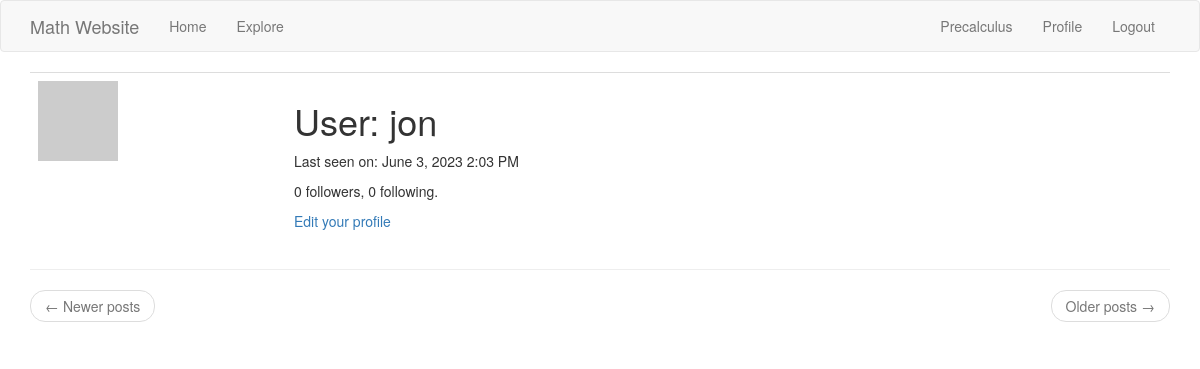
The app's page /user/jon (signed in), older data.
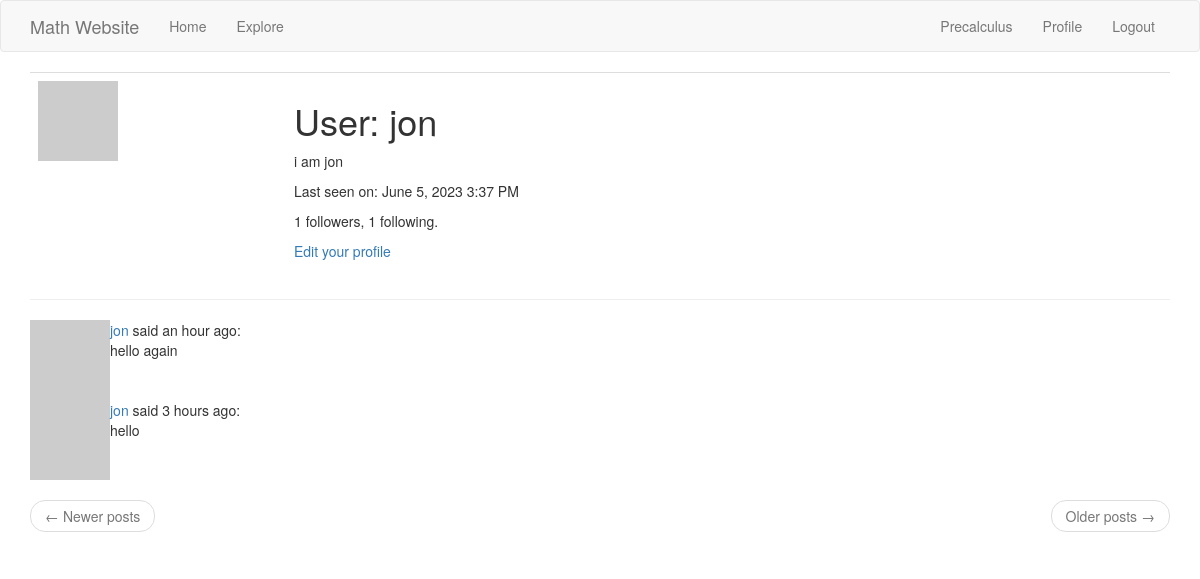
The same page, newer data.
### app/models.py (models this page shows, shortened)
class User(UserMixin, db.Model):
    id = db.Column(db.Integer, primary_key=True)
    username = db.Column(db.String(64), index=True, unique=True)
    email = db.Column(db.String(120), index=True, unique=True)
    password_hash = db.Column(db.String(128))
    posts = db.relationship('Post', backref='author', lazy='dynamic')
    about_me = db.Column(db.String(140))
    last_seen = db.Column(db.DateTime, default=datetime.utcnow)
    followed = db.relationship(
        'User', secondary=followers,
        primaryjoin=(followers.c.follower_id == id),
        secondaryjoin=(followers.c.followed_id == id),
        backref=db.backref('followers', lazy='dynamic'), lazy='dynamic')
    def avatar(self, size):
        digest = md5(self.email.lower().encode('utf-8')).hexdigest()
        return 'https://www.gravatar.com/avatar/{}?d=identicon&s={}'.format(
            digest, size)
    '''The self user on the left-hand side follows the value of the
"user" variable---the user whom our self user wishes to follow---in the append,
remove, and is_following method arguments on the right-hand side, as in the
following example:

user1.followed.append(user2)

where user1 is the self user and user2 is the value of the "user" variable
serving as the append argument.
'''
    def follow(self, user):
        '''The self parameter references the self user, while the "user"
    variable references the user self user wishes to follow.'''
        if not self.is_following(user):
            self.followed.append(user)
    def is_following(self, user):
        '''The is_following function queries the database to check if the self
    user, contained in the "self" parameter, is following the user contained
    in the "user" variable.'''
        return self.followed.filter(
            followers.c.followed_id == user.id).count() > 0

class Post(db.Model):
    id = db.Column(db.Integer, primary_key=True)
    body = db.Column(db.String(140))
    timestamp = db.Column(db.DateTime, index=True, default=datetime.utcnow)
    user_id = db.Column(db.Integer, db.ForeignKey('user.id'))
    language = db.Column(db.String(5))

### app/main/routes.py (the view)
@bp.route('/user/<username>')
@login_required
def user(username):
    user = User.query.filter_by(username=username).first_or_404()
    '''If the username exists, it will be unique and thus, the first to be
encountered in a query to the database. If the username does not exist, then
an 404 exception is raised. The user variable now points to the User model and
all of its field values for the user holding this specific username. We use
this to coordinate post entries through our _post.html file so that they may
render on the webpage.'''
    page = request.args.get('page', 1, type=int)
    '''This request.args.get() call takes in the parsed contents of a URL
query string, which is the part of the URL after the question mark in the
following formated URL

<scheme>://<netloc>/<path>;<params>?<query>#<fragment>

The parsed contents of the query string are keys in a Python dictionary. The
value of this "page" key corresponds to the same object on which a limit of
posts per view has been set in our config.py file under the "POSTS_PER_PAGE"
key. We paginate with respect to posts from the self user,
which correspond to the "posts" variable of our User model in the models.py
file, starting from page 1, where the pages are ordered by descending
timestamp.'''
    posts = user.posts.order_by(Post.timestamp.desc()).paginate(
        page=page, per_page=current_app.config['POSTS_PER_PAGE'], error_out=False)
    next_url = url_for('main.user', username=user.username, \
        page=posts.next_num)\
        if posts.has_next else None
    prev_url = url_for('main.user', username=user.username, \
        page=posts.prev_num)\
        if posts.has_prev else None
    form = EmptyForm()
    '''Hitting the sumbit button for this EmptyForm form will signal this
viewfunction to render the form in POST, which will process the information
according to the "follow" viewfunction being accessed by the
"user.html" template.'''
    return render_template('user.html', user=user, posts=posts.items,
        next_url=next_url, prev_url=prev_url, form=form)

### app/__init__.py (called while the page is built)
def get_locale():
    return request.accept_languages.best_match(current_app.config['LANGUAGES'])

### app/main/routes.py (called while the page is built)
@bp.before_request
def before_request():
    if current_user.is_authenticated:
        current_user.last_seen = datetime.utcnow()
        db.session.commit()
    g.locale = str(get_locale())

### app/models.py (called while the page is built)
@login.user_loader
def load_user(id):
    return User.query.get(int(id))

### app/templates/user.html (shortened to what this page needs)
{% extends 'base.html' %}
{% block app_content %}
    <table class='table table-hover'>
        <tr>
            <td width='256px'><img src='{{ user.avatar(256) }}'></td>
            <td>
                <h1>User: {{ user.username }}</h1>
				{% if user.about_me %}
					<p>{{ user.about_me }}</p>
				{% endif %}
				{% if user.last_seen %}
					<p>Last seen on: {{
						moment(user.last_seen).format('LLL')
						}}
					</p>
				{% endif %}
				<p>{{ user.followers.count() }} followers,
					{{ user.followed.count() }} following.
				</p>
				{% if user == current_user %}
                <p><a href='{{ url_for("main.edit_profile") }}'>
					{{ ('Edit your profile') }}</a></p>
                {% endif %}
            </td>
        </tr>
    </table>
	<hr>
    {% for post in posts %}
        {% include '_post.html' %}
    {% endfor %}
    <nav aria-label='...'>
        <ul class='pager'>
            <li class='previous{% if not prev_url %}
			disabled{% endif %}'>
                <a href='{{ prev_url or "#" }}'>
                    <span aria-hidden='true'>&larr;</span>
					{{ ('Newer posts') }}
                </a>
            </li>
            <li class='next{% if not next_url %} disabled{% endif %}'>
                <a href='{{ next_url or "#" }}'>
                    {{ ('Older posts') }}
					<span aria-hidden='true'>&rarr;</span>
                </a>
            </li>
        </ul>
    </nav>
{% endblock %}

### app/templates/_post.html
	<table>
		<tr valign='top'>
			<td><img src='{{ post.author.avatar(36) }}'></td>
			<td>
				<a href='{{
					url_for("main.user", username=post.author.username)
					}}'>
					{{ post.author.username }}
				</a>
				said {{ moment(post.timestamp).fromNow() }}:
				<br>
				{{ post.body }}
			</td>
		</tr>
	</table>

Row changes from the older to the newer data that the page shows:
changed User "jon": about_me (not shown) → "i am jon"; last_seen "June 3, 2023 2:03 PM" → "June 5, 2023 3:37 PM"
added Post: author.username "jon", timestamp "an hour ago", body "hello again"
added Post: author.username "jon", timestamp "3 hours ago", body "hello"
Text that changed along with them:
{{ user.followers.count() }}: "0" → "1"
{{ user.followed.count() }}: "0" → "1"
